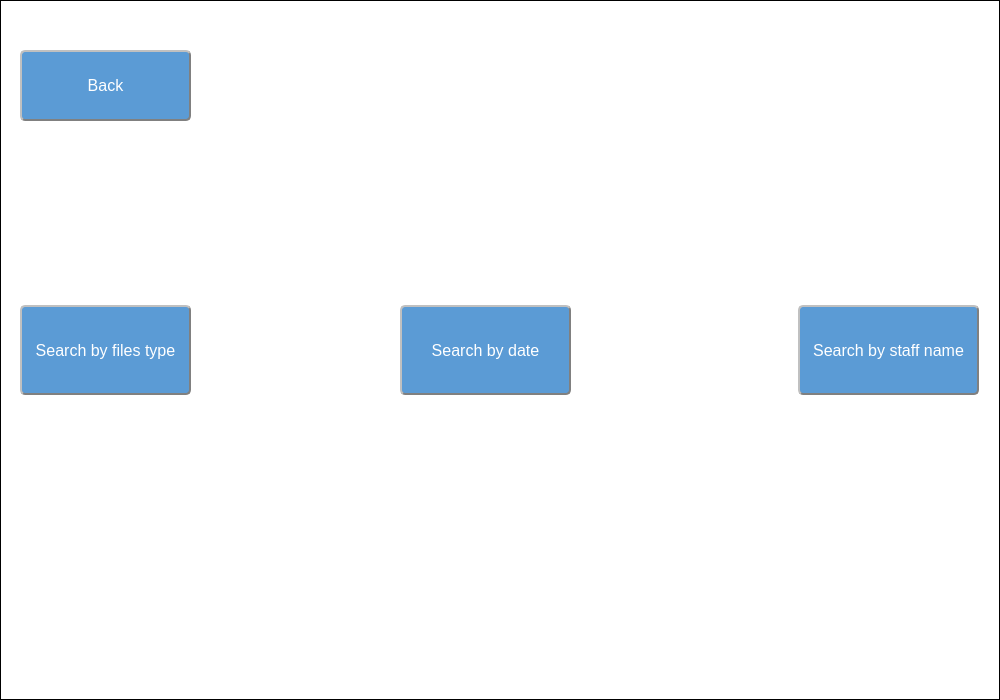
<?xml version="1.0" encoding="UTF-8"?>
<ui version="4.0">
 <class>HowToSearch</class>
 <widget class="QDialog" name="HowToSearch">
  <property name="geometry">
   <rect>
    <x>0</x>
    <y>0</y>
    <width>1000</width>
    <height>700</height>
   </rect>
  </property>
  <property name="windowTitle">
   <string>Dialog</string>
  </property>
  <property name="styleSheet">
   <string notr="true">background:#FFFFFF;
border:1px solid black;</string>
  </property>
  <widget class="QPushButton" name="pushButton_search_by_files_type">
   <property name="geometry">
    <rect>
     <x>20</x>
     <y>305</y>
     <width>171</width>
     <height>90</height>
    </rect>
   </property>
   <property name="styleSheet">
    <string notr="true">QPushButton{
background-color:rgba(91,155,213,100%);
color: white;   
border-radius: 5px;  
border: 2px groove gray; 
border-style: outset;
font:16px;
}
QPushButton:pressed{
background-color:rgb(85, 170, 255);
 border-style: inset;
}</string>
   </property>
   <property name="text">
    <string>Search by files type</string>
   </property>
  </widget>
  <widget class="QPushButton" name="pushButton_search_by_date">
   <property name="geometry">
    <rect>
     <x>400</x>
     <y>305</y>
     <width>171</width>
     <height>90</height>
    </rect>
   </property>
   <property name="styleSheet">
    <string notr="true">QPushButton{
background-color:rgba(91,155,213,100%);
color: white;   
border-radius: 5px;  
border: 2px groove gray; 
border-style: outset;
font:16px;
}
QPushButton:pressed{
background-color:rgb(85, 170, 255);
 border-style: inset;
}</string>
   </property>
   <property name="text">
    <string>Search by date</string>
   </property>
  </widget>
  <widget class="QPushButton" name="pushButton_search_by_staff_name">
   <property name="geometry">
    <rect>
     <x>798</x>
     <y>305</y>
     <width>181</width>
     <height>90</height>
    </rect>
   </property>
   <property name="styleSheet">
    <string notr="true">QPushButton{
background-color:rgba(91,155,213,100%);
color: white;   
border-radius: 5px;  
border: 2px groove gray; 
border-style: outset;
font:16px;
}
QPushButton:pressed{
background-color:rgb(85, 170, 255);
 border-style: inset;
}</string>
   </property>
   <property name="text">
    <string>Search by staff name</string>
   </property>
  </widget>
  <widget class="QPushButton" name="btn_back">
   <property name="geometry">
    <rect>
     <x>20</x>
     <y>50</y>
     <width>171</width>
     <height>71</height>
    </rect>
   </property>
   <property name="styleSheet">
    <string notr="true">QPushButton{
background-color:rgba(91,155,213,100%);
color: white;   
border-radius: 5px;  
border: 2px groove gray; 
border-style: outset;
font:16px;
}
QPushButton:pressed{
background-color:rgb(85, 170, 255);
 border-style: inset;
}</string>
   </property>
   <property name="text">
    <string>Back</string>
   </property>
  </widget>
 </widget>
 <resources/>
 <connections/>
</ui>
